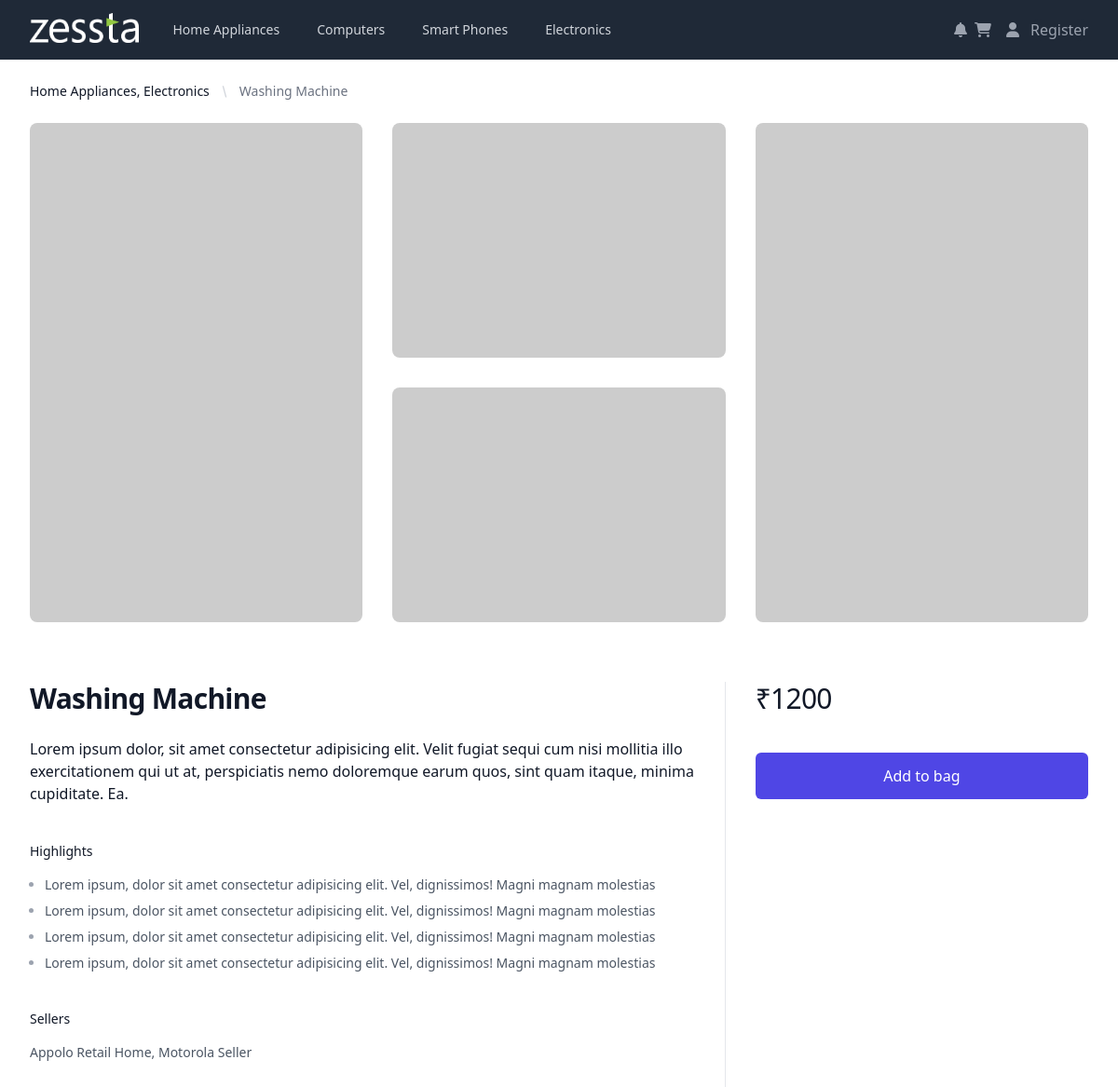
The page /customer/view_product/1 on the database as committed earlier.
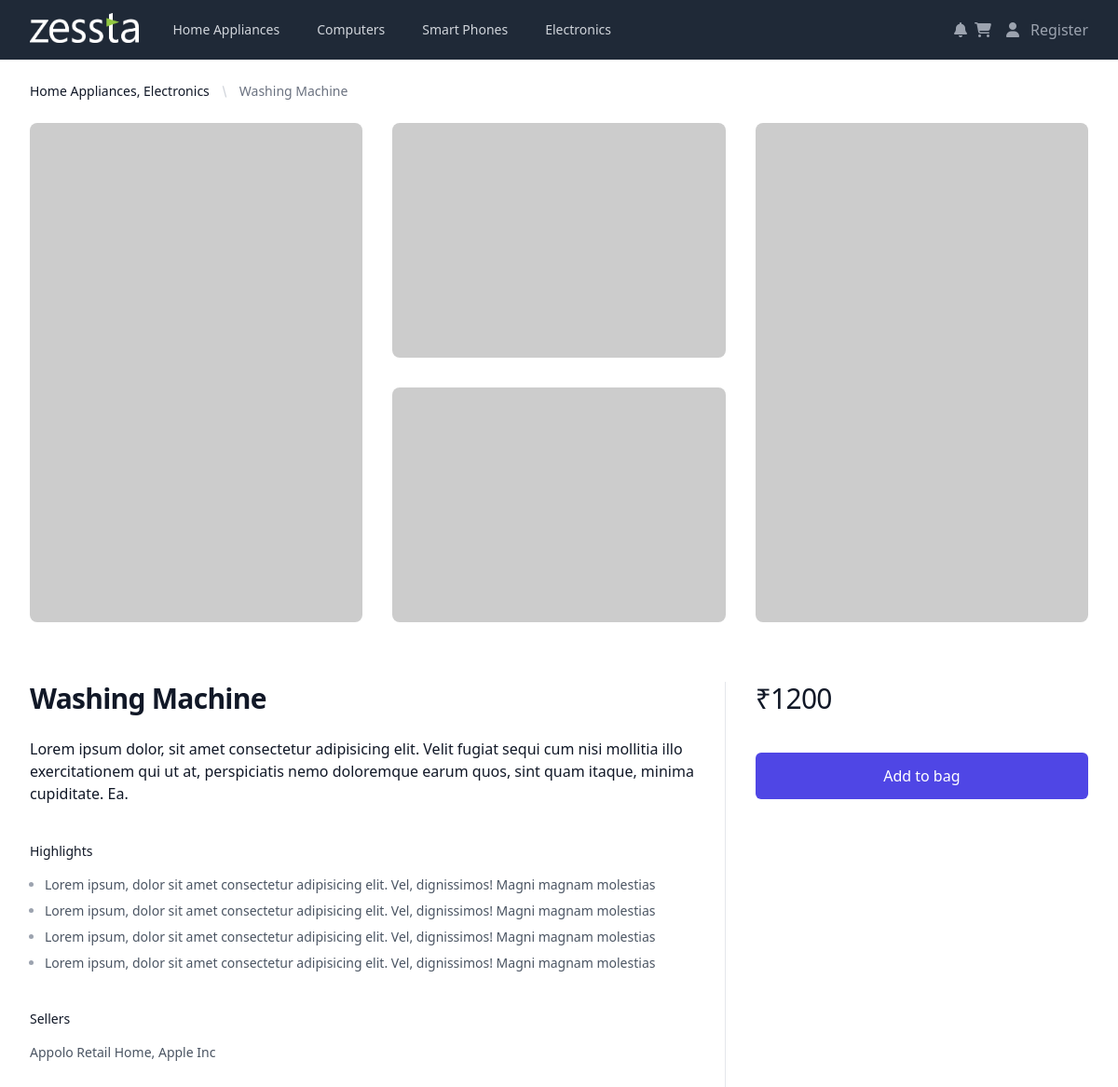
The same page on the database as committed later.
### seller/models.py (models this page shows, shortened)
class Product(models.Model):
    product_id = models.BigAutoField(primary_key=True)
    product_name = models.CharField(max_length=50)
    product_price = models.IntegerField(max_length=6)
    product_image = models.ImageField(
        upload_to="files/products_images/",
        height_field=None,
        width_field=None,
        max_length=None,
        blank=True,
        null=True,
    )
    product_category = models.ManyToManyField(
        "seller.ProductCategory", verbose_name="listOfCat"
    )
    products_sellers = models.ManyToManyField("seller.Seller")
    product_quantity = models.IntegerField(default=1)
    def cat_id(self):
        return ",".join(str(i.category_id) for i in self.product_category.all())
    def cat_name(self):
        return ", ".join(str(i) for i in self.product_category.all())
    def seller_name(self):
        return ", ".join(str(i) for i in self.products_sellers.all())

class Seller(models.Model):
    seller_id = models.BigAutoField(primary_key=True)
    seller_name = models.CharField(max_length=150, blank=True)
    seller_email = models.EmailField(max_length=150, blank=True)
    seller_user_id = models.CharField(max_length=50)
    seller_pwd = models.CharField(max_length=250)
    seller_city = models.CharField(max_length=50)
    seller_mobile = models.CharField(max_length=10)
    seller_products = models.ManyToManyField(
        "seller.Product", verbose_name="listOfSellerProd", null=True, blank=True
    )
    def __str__(self):
        return self.seller_name

class ProductCategory(models.Model):
    category_id = models.BigAutoField(primary_key=True)
    category_name = models.CharField(max_length=50)
    category_products = models.ManyToManyField(
        "seller.Product", verbose_name="listOfProd", blank=True, null=True
    )
    def __str__(self):
        return self.category_name

### customer/views.py (the view)
# urls.py: path("view_product/<int:id>", ViewProduct, name="View Product Customer"),
def ViewProduct(request, id):
    get_product_info = Product.objects.filter(product_id=id)[0]
    return render(
        request,
        "customer/view_product.html",
        {"navCat": cat_list(), "ProdCat": cat_list(), "Product": get_product_info},
    )

### customer/views.py (called while the page is built)
def cat_list():
    return ProductCategory.objects.prefetch_related("category_products")

### templates/customer/view_product.html (shortened to what the changed rows need)
{% extends 'customer/base.html' %}
{% block BODYBLOCK %}
<div class="bg-white">
  <div class="pt-6">
    <nav aria-label="Breadcrumb">
      <ol
        role="list"
        class="mx-auto flex max-w-2xl items-center space-x-2 px-4 sm:px-6 lg:max-w-7xl lg:px-8"
      >
        <li>
          <div class="flex items-center">
            <a
              href="/customer/view_cat/{{Product.cat_id}}"
              class="mr-2 text-sm font-medium text-gray-900"
              >{{Product.cat_name}}
            </a>
            <svg
              width="16"
              height="20"
              viewBox="0 0 16 20"
              fill="currentColor"
              aria-hidden="true"
              class="h-5 w-4 text-gray-300"
            >
              <path d="M5.697 4.34L8.98 16.532h1.327L7.025 4.341H5.697z" />
            </svg>
          </div>
        </li>
        <li class="text-sm">
          <a
            href="#"
            aria-current="page"
            class="font-medium text-gray-500 hover:text-gray-600"
            >{{Product.product_name}}</a
          >
        </li>
      </ol>
    </nav>
    <div
      class="mx-auto max-w-2xl px-4 pb-16 pt-10 sm:px-6 lg:grid lg:max-w-7xl lg:grid-cols-3 lg:grid-rows-[auto,auto,1fr] lg:gap-x-8 lg:px-8 lg:pb-24 lg:pt-16"
    >
      <div class="lg:col-span-2 lg:border-r lg:border-gray-200 lg:pr-8">
        <h1 class="text-2xl font-bold tracking-tight text-gray-900 sm:text-3xl">
          {{Product.product_name}}
        </h1>
      </div>
      <div class="mt-4 lg:row-span-3 lg:mt-0">
        <p class="text-3xl tracking-tight text-gray-900">
          ₹{{Product.product_price}}
        </p>
        <div class="mt-10">
          <a href="/customer/add_to_bag/{{Product.product_id}}">
            </a
          >
        </div>
      </div>
      <div
        class="py-10 lg:col-span-2 lg:col-start-1 lg:border-r lg:border-gray-200 lg:pb-16 lg:pr-8 lg:pt-6"
      >
        <div class="mt-10">
          <h2 class="text-sm font-medium text-gray-900">Sellers</h2>
          <div class="mt-4 space-y-6">
            <p class="text-sm text-gray-600">{{Product.seller_name}}</p>
          </div>
        </div>
      </div>
    </div>
  </div>
</div>
{% endblock %}

Rows that differ between the two databases and show on the page:
changed Product "Washing Machine": seller_name "Appolo Retail Home, Motorola Seller" → "Appolo Retail Home, Apple Inc"
